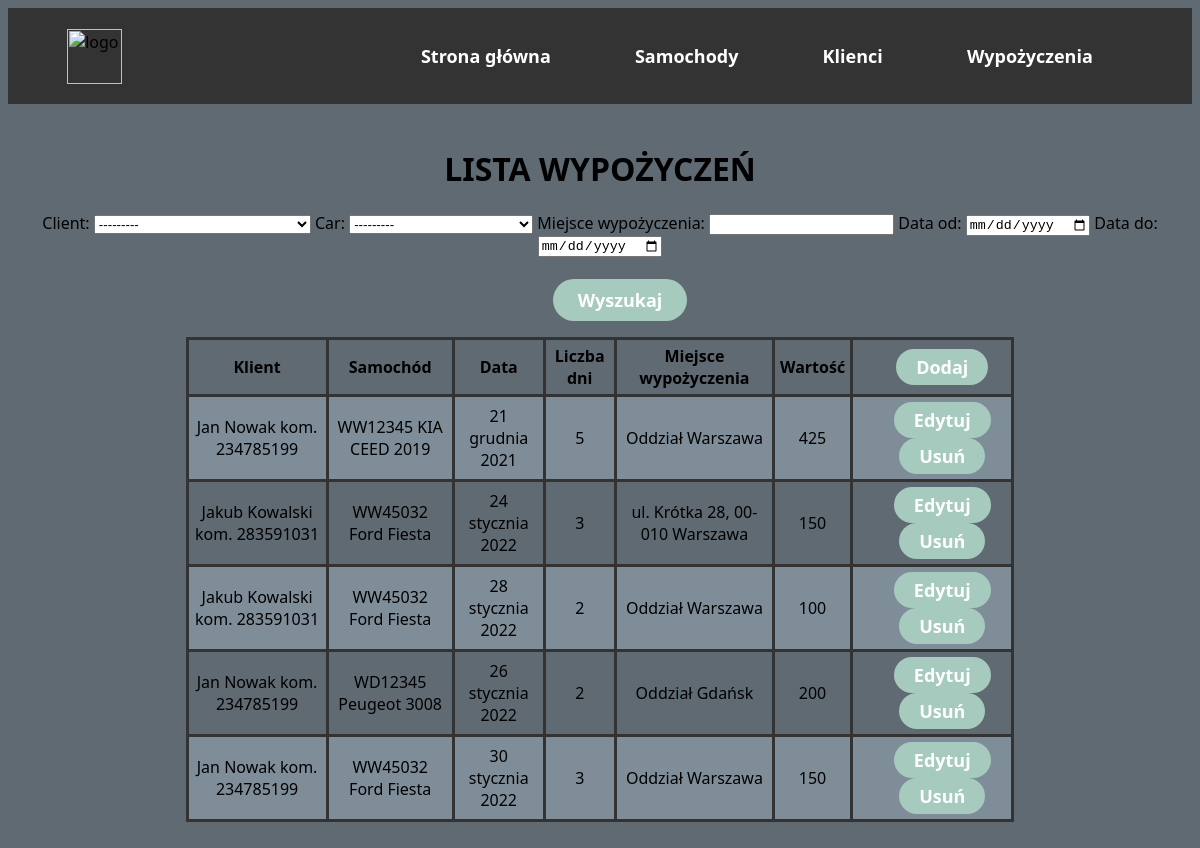
The page /rents/ on the database as committed earlier.
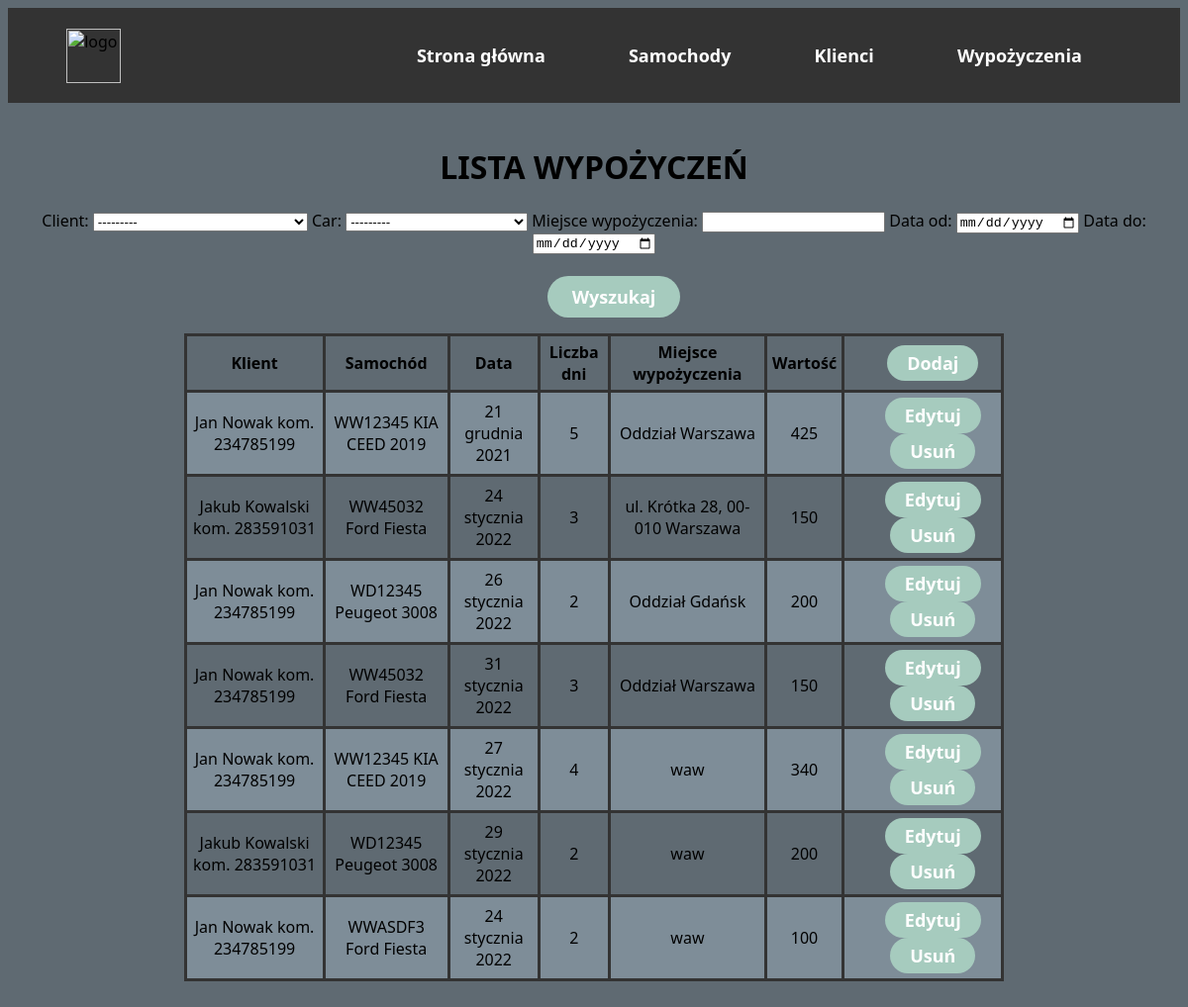
The same page on the database as committed later.
### main/models.py (models this page shows, shortened)
class Rent(models.Model):
    client = models.ForeignKey(Client, on_delete=models.PROTECT)
    car = models.ForeignKey(Car, on_delete=models.PROTECT)
    date = models.DateField('Data')
    days = models.IntegerField('Liczba dni')
    address = models.CharField('Miejsce wypożyczenia', max_length=100)
    @property
    def value(self):
        return self.days*self.car.price

class Client(models.Model):
    name = models.CharField('Imie', max_length=20)
    surname = models.CharField('Nazwisko', max_length=20)
    mobile = models.CharField('Numer telefonu', max_length=12)
    address = models.CharField('Adres zamieszkania', max_length=100)
    def __str__(self):
        return str(self.name) + ' ' + str(self.surname) + ' kom. ' + str(self.mobile)

class Car(models.Model):
    plates = models.CharField('Numer rejestracyjny', max_length=8)
    manufacturer = models.CharField('Marka', max_length=30)
    model = models.CharField('Model', max_length=30)
    fuel = models.CharField('Rodzaj paliwa', max_length=10)
    mileage = models.IntegerField('Przebieg')
    vin = models.CharField('Numer VIN', max_length=17)
    price = models.IntegerField('Cena za 1 dzień')
    is_available = models.BooleanField('Dostępny', default=True)
    def __str__(self):
        return str(self.plates) + ' ' + str(self.manufacturer) + ' ' + str(self.model)

### main/views.py (the view)
# urls.py: path("rents/", views.rents, name="rents"),
def rents(response):
    rents = Rent.objects.all()
    cars = Car.objects.all()
    myFilter = RentFilter(response.GET, queryset=rents)
    rents = myFilter.qs
    return render(response, "main/rents.html", {"rents": rents, "cars": cars, "myFilter": myFilter})

### main/templates/main/rents.html (shortened to what this page needs)
{% extends 'main/base.html' %}
{% block content %}
    <h1 style="text-align:center">LISTA WYPOŻYCZEŃ</h1>
    <form method="get" align="center">
        {{myFilter.form}}
        <br><br>
        <button type="submit">Wyszukaj</button>
    </form>
    <table align="center">
        <tr>
            <th>Klient</th>
            <th>Samochód</th>
            <th>Data</th>
            <th>Liczba dni</th>
            <th>Miejsce wypożyczenia</th>
            <th>Wartość</th>
            <th><a href="add"><button class="button button1">Dodaj</button></a></th>
        </tr>
        {% for item in rents %}
        <tr>
            <td>{{item.client}}</td>
            <td>{{item.car}}</td>
            <td>{{item.date}}</td>
            <td>{{item.days}}</td>
            <td>{{item.address}}</td>
            <td>{{item.value}}</td>
            <td><a href="{% url 'update_rent' item.id %}"><button class="button button1"> Edytuj </button></a>   <a href="{% url 'delete_rent' item.id %}"><button class="button button1"> Usuń </button></a></td>
        </tr>
        {% endfor %}
    </table>
{% endblock %}

### main/templates/main/base.html (shortened to what this page needs)
<html>
<head>
</head>
<body>
    <header>
        <img class="logo" src="https://cdn.discordapp.com/attachments/889237795195990077/937281709274185738/sedan_1.png" alt="logo">
        <navbar>
            <ul class="navbar_links">
                <li><a href="http://127.0.0.1:8000">Strona główna</a></li>
                <li><a href="http://127.0.0.1:8000/cars/">Samochody</a></li>
                <li><a href="http://127.0.0.1:8000/clients/">Klienci</a></li>
                <li><a href="http://127.0.0.1:8000/rents/">Wypożyczenia</a></li>
            </ul>
        </navbar>
    </header>
    <br>
    {% block content %}
    {% endblock %}
    <br>
</body>
</html>

### main/templates/main/base.html (style rules this page uses)
body { background-color: #5F6A72; font-family:'Segoe UI', Tahoma, Geneva, Verdana, sans-serif; }
li, a, button { font-family:'Segoe UI', Tahoma, Geneva, Verdana, sans-serif; font-weight: 600; font-size: 18px; color: #ffffff; text-decoration: none; }
header { box-sizing: border-box; margin: 0; background-color: #333333; display: flex; justify-content: flex-end; align-items: center; padding: 20px 5%; }
.logo { cursor: pointer; margin-right: auto; height: 55px; }
.navbar_links { list-style: none; }
.navbar_links li { display: inline-block; padding: 0px 40px; }
.navbar_links li a { transition: all 0.3s ease 0s; }
button { margin-left: 40px; padding: 9px 25px; background-color: rgba(166, 203, 190, 1); border: none; border-radius: 50px; cursor: pointer; transition: all 0.3s ease 0s; }
.button1 { margin-left: 20px; padding: 6px 20px; background-color: rgba(166, 203, 190, 1); border: none; border-radius: 50px; cursor: pointer; transition: all 0.3s ease 0s; }
table { border-collapse: collapse; width: 70%; }
td, th { border: 3px solid #333333; text-align: center; padding: 5px; }
tr:nth-child(even) { background-color: #7E8D98; }

Rows that differ between the two databases and show on the page:
removed Rent: client "Jakub Kowalski kom. 283591031", car "WW45032 Ford Fiesta", date "28 stycznia 2022", days "2", address "Oddział Warszawa", value "100"
changed Rent: date "30 stycznia 2022" → "31 stycznia 2022"
added Rent: client "Jan Nowak kom. 234785199", car "WW12345 KIA CEED 2019", date "27 stycznia 2022", days "4", address "waw", value "340"
added Rent: client "Jakub Kowalski kom. 283591031", car "WD12345 Peugeot 3008", date "29 stycznia 2022", days "2", address "waw", value "200"
added Rent: client "Jan Nowak kom. 234785199", car "WWASDF3 Ford Fiesta", date "24 stycznia 2022", days "2", address "waw", value "100"
